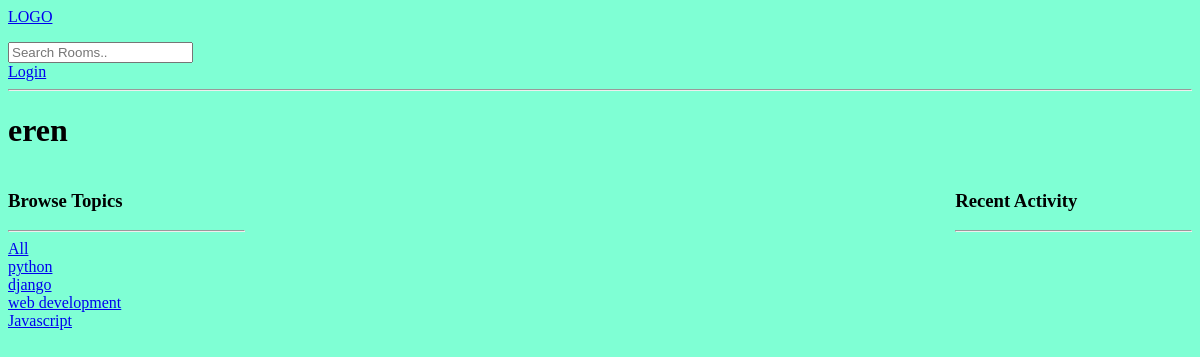
Before: /profile/3/ with the older database file.
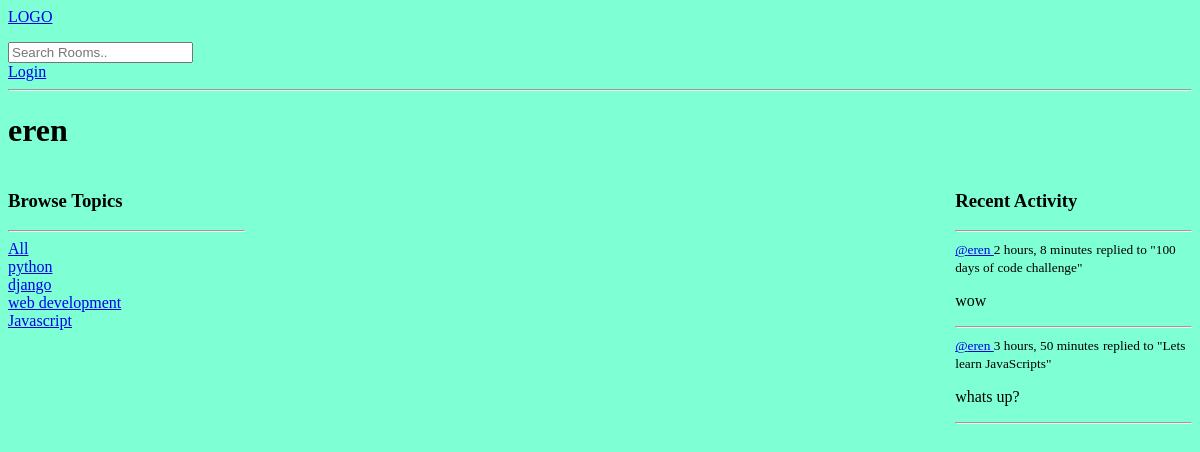
After: the same page with the newer database file.
### base/models.py (models this page shows, shortened)
class Topic(models.Model):
    name = models.CharField(max_length=255)

class Message(models.Model):
    user = models.ForeignKey(User, on_delete=models.CASCADE)
    room = models.ForeignKey(Room, on_delete=models.CASCADE)
    body = models.TextField()
    updated = models.DateTimeField(auto_now=True)
    created = models.DateTimeField(auto_now_add=True)
    class Meta:
        ordering = ['-updated', '-created']
    def __str__(self):
        return self.body[0:50]

class Room(models.Model):
    host = models.ForeignKey(User, on_delete=models.SET_NULL,null = True)
    topic = models.ForeignKey(Topic, on_delete=models.SET_NULL,null = True)
    name = models.CharField(max_length=200)
    description = models.TextField(null=True, blank=True)
    participants = models.ManyToManyField(User, related_name = 'participants',blank=True)
    updated = models.DateTimeField(auto_now=True)
    created = models.DateTimeField(auto_now_add=True)
    class Meta:
        ordering = ['-updated', '-created']
    def __str__(self):
        return self.name

### base/views.py (the view)
# urls.py: path('profile/<str:pk>/',views.userProfile, name=' user-profile' ),
def userProfile(request,pk):
    user = User.objects.get(id = pk)
    rooms = user.room_set.all()
    room_messages = user.message_set.all()
    topics = Topic.objects.all()
    context = {'user':user,'rooms':rooms,'room_messages':room_messages, 'topics':topics}
    return render(request,'base/profile.html',context)

### base/templates/base/profile.html (shortened to what this page needs)
<!DOCTYPE html>
{% extends 'main.html' %}
    {% block content %}
    <h1>
        {{user.username}}
    </h1>
    <div class="profile-container">
        <div>
            {% include 'base/topics_component.html' %}
        </div>
        <div>
        </div>
        <div>
            {% include 'base/activity_component.html' %}
        </div>
    </div>
    {% endblock content %}

### base/templates/base/topics_component.html (shortened to what this page needs)
<!DOCTYPE html>
<html lang="en">
<head>
</head>
<body>
    <h3>Browse Topics</h3>
            <hr>
            <a href="{% url 'home' %}">All</a>
            {% for topic in topics %}
                <div>
                    <a href="{% url 'home' %}?q={{topic.name}}">{{topic.name}}</a>
                </div>
            {% endfor %}
</body>
</html>

### base/templates/base/activity_component.html (shortened to what this page needs)
<!DOCTYPE html>
<html lang="en">
<head>
</head>
<body>
    <h3>
        Recent Activity
    </h3>
        <hr>
        {% for message in room_messages %}
        <div>
            <small><a href="{% url ' user-profile' message.user.id %}">@{{message.user}} </a> {{message.created | timesince}}</small>
            <small>
                replied to "{{message.room}}"
            </small>
            <p>{{message}}</p>
                <hr>
        </div>
        {% endfor %}
</body>
</html>

Changed rows visible on the page:
added Message: user "eren", created "2 hours, 8 minutes", room "100 days of code challenge", body "wow"
added Message: user "eren", created "3 hours, 50 minutes", room "Lets learn JavaScripts", body "whats up?"
